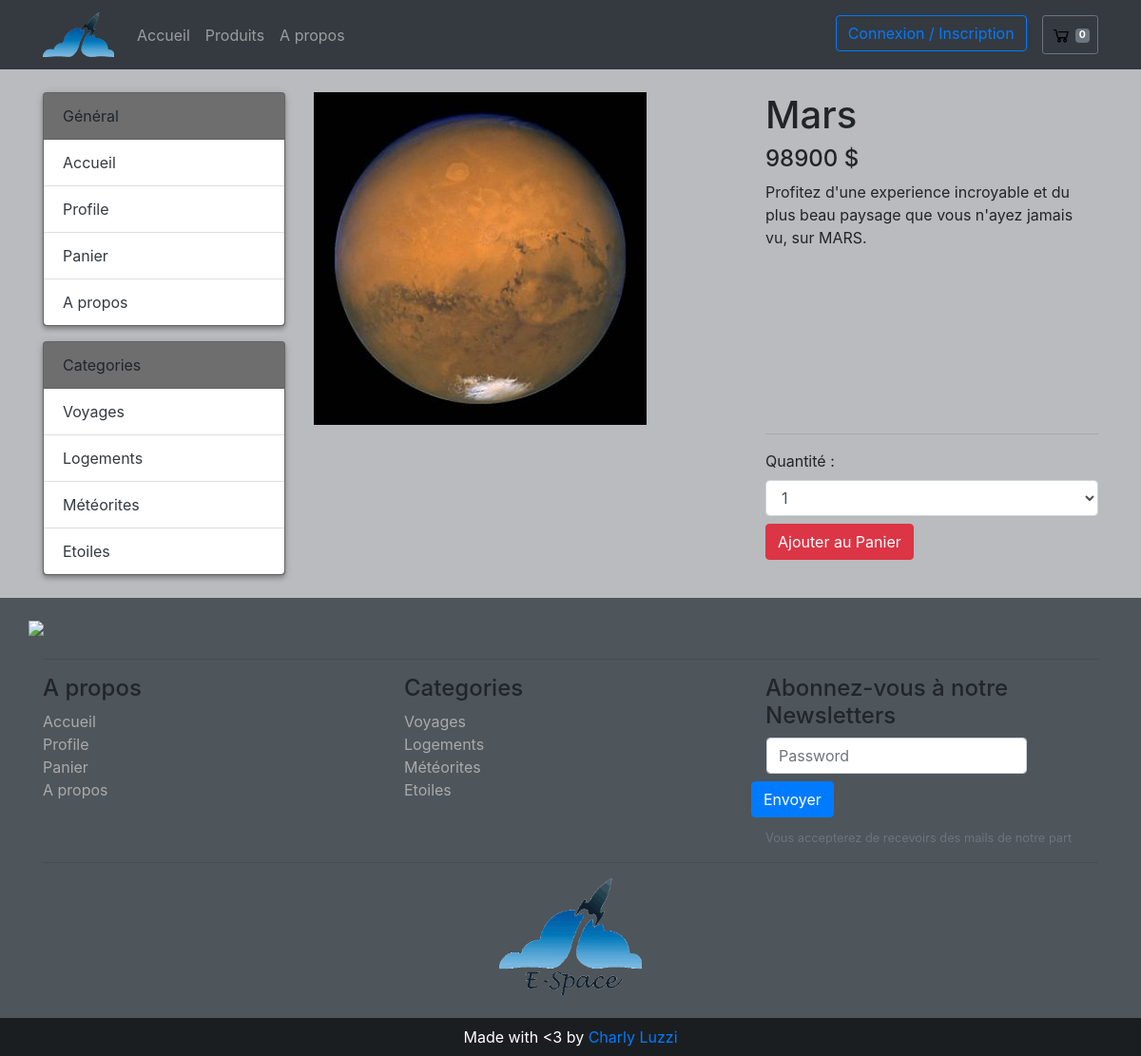
The page /article.php?article_id=1 on the database its author committed.
### tables this page shows
CREATE TABLE IF NOT EXISTS `category` (
  `id` int(11) NOT NULL AUTO_INCREMENT,
  `name` varchar(255) NOT NULL,
  `image` varchar(255) NOT NULL,
  `description` text NOT NULL,
  PRIMARY KEY (`id`)
);

CREATE TABLE IF NOT EXISTS `article` (
  `id` int(11) NOT NULL AUTO_INCREMENT,
  `is_published` tinyint(1) NOT NULL DEFAULT '1',
  `category_id` int(11) NOT NULL,
  `image` varchar(255) NOT NULL,
  `name` varchar(255) NOT NULL,
  `long_description` varchar(255) NOT NULL,
  `description` varchar(255) NOT NULL,
  `price` varchar(255) NOT NULL,
  PRIMARY KEY (`id`)
);

### article.php (the view, shortened to what this page needs)
<?php
require_once 'tools/common.php';
$query = $db->prepare('SELECT * FROM article WHERE id = ? ');
$query->execute( array( $_GET['article_id'] ) );
$article = $query->fetch();
?>
<!DOCTYPE html>
<html>
 <head>
   <?php require 'partials/head_assets.php'; ?>
</head>
<body>
<?php require 'partials/nav.php'; ?>
<div class="background-nav-category">
    <section class="container">
        <div class="row py-4">
            <div class="col-3">
                <?php require 'partials/vertical-nav.php'; ?>
            </div>
            <div class="col-4">
                <img src="<?php echo $article['image']; ?>" class="img-fluid" alt="">
            </div>
            <div class="col-4 offset-1 d-flex flex-column justify-content-between">
                <div>
                    <h1><?php echo $article['name']; ?></h1>
                    <h4><?php echo $article['price']; ?> $</h4>
                    <p><?php echo $article['description']; ?></p>
                </div>
                <form>
                    <hr>
                    <div class="form-group">
                        <label for="sel1">Quantité :</label>
                        <select class="form-control mb-2">
                            <option>1</option>
                        </select>
                        <button class="d-block btn btn-danger" type="submit" href="panier.php">Ajouter au Panier</button>
                    </div>
                </form>
            </div>
        </div>
    </section>
</div>
<?php require 'partials/footer.php'?>
</body>
</html>

### partials/vertical-nav.php
<?php
require_once 'tools/common.php';
$query = $db->query('SELECT * FROM category');
?>
<div class="card mb-3">
    <div class="card-header">
        Général
    </div>
    <ul class="list-group list-group-flush">
        <li class="list-group-item">
            <a class="decoration-link text-dark" href="index.php">Accueil</a>
        </li>
        <li class="list-group-item">
            <a class="decoration-link text-dark" href="user-profile.php">Profile</a>
        </li>
        <li class="list-group-item">
            <a class="decoration-link text-dark" href="panier.php">Panier</a>
        </li>
        <li class="list-group-item">
            <a class="decoration-link text-dark" href="#">A propos</a>
        </li>
    </ul>
</div>
<div class="card">
    <div class="card-header">
        Categories
    </div>
    <ul class="list-group list-group-flush">
        <?php while($category = $query->fetch()): ?>
            <li class="list-group-item">
                <a class="decoration-link text-dark" href="index.php?category_id=<?php echo $category['id']; ?>#categories-articles" ><?php echo $category['name']; ?></a>
            </li>
        <?php endwhile; ?>
    </ul>
</div>

### partials/footer.php (shortened to what this page needs)
<?php
require_once 'tools/common.php';
$query = $db->query('SELECT * FROM category');
?>
<footer>
    <section class="primary-footer">
        <div class="container py-4">
            <div class="row pb-2">
                <img class="img-responsive pull-left" src="http://i76.imgup.net/accepted_c22e0.png">
            </div>
            <hr>
            <div class="row">
                <div class="col-4">
                    <h4>A propos</h4>
                    <address>
                        <ul class="list-unstyled">
                            <li><a href="index.php" class="nav-footer">Accueil</a></li>
                            <li><a href="user-profile.php" class="nav-footer">Profile</a></li>
                            <li><a href="panier.php" class="nav-footer">Panier</a></li>
                            <li><a href="a_propos.php" class="nav-footer">A propos</a></li>
                        </ul>
                    </address>
                </div>
                <div class="col-4">
                    <h4>Categories</h4>
                    <address>
                        <ul class="list-unstyled">
                            <?php while($category = $query->fetch()): ?>
                                <li>
                                    <a href="index.php?category_id=<?php echo $category['id']; ?>#categories-articles" class="nav-footer"><?php echo $category['name']; ?></a>
                                </li>
                            <?php endwhile; ?>
                        </ul>
                    </address>
                </div>
                <div class="col-4">
                    <h4>Abonnez-vous à notre Newsletters</h4>
                    <div class="row">
                        <form class="form-inline">
                            <div class="form-group mx-3 mb-2">
                                <input type="password" class="form-control" id="inputPassword2" placeholder="Password">
                            </div>
                            <button type="submit" class="btn btn-primary mb-2">Envoyer</button>
                        </form>
                    </div>
                    <small id="emailHelp" class="form-text text-muted">Vous accepterez de recevoirs des mails de notre part</small>
                </div>
            </div>
            <hr>
            <div class="row">
                <div class="col-12 d-flex align-items-center justify-content-center">
                    <img src="img/E-Space-footer.gif" width="150px" alt="Logo" class="img-fluid">
                </div>
            </div>
        </div>
    </section>
    <section class="secondary-footer">
        <div class="container">
            <div class="row">
                <div class="col-12 d-flex align-items-center justify-content-center">
                    <p class="m-2 text-white">Made with <3 by <a href="#">Charly Luzzi</a></p>
                </div>
            </div>
        </div>
    </section>
    <div class="fixed-bottom pr-3 pb-3">
    </div>
</footer>

### style.css (style rules this page uses)
html, body { overflow-x: hidden; }
.background-nav-category { background-color: rgba(185, 187, 190, 1); z-index: 50; width: 100%; opacity: 1; }
.card { background-color: #727272; box-shadow: 0px 2px 4px -1px rgba(0, 0, 0, 0.2), 0px 4px 5px 0px rgba(0, 0, 0, 0.14), 0px 1px 10px 0px rgba(0, 0, 0, 0.12); transition: box-shadow 0.28s cubic-bezier(0.4, 0, 0.2, 1); }
.primary-footer { background-color: #4e555b; }
.secondary-footer { background-color: #1b1e21; }
.nav-footer { color: #aaaaaa; }

### rows shown on the page
category: name "Voyages"
category: name "Logements"
category: name "Météorites"
category: name "Etoiles"
article: image (picture), name "Mars", price "98900", description "Profitez d'une experience incroyable et du plus beau paysage que vous n'ayez jamais vu, sur MARS."

### other values the page prints
$count "0"
